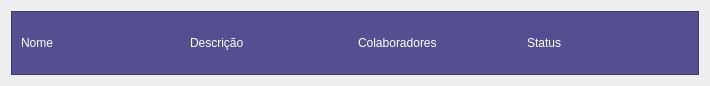
<?xml version="1.0" encoding="UTF-8"?>
<ui version="4.0">
 <class>Form</class>
 <widget class="QWidget" name="Form">
  <property name="geometry">
   <rect>
    <x>0</x>
    <y>0</y>
    <width>710</width>
    <height>86</height>
   </rect>
  </property>
  <property name="windowTitle">
   <string>Form</string>
  </property>
  <layout class="QVBoxLayout" name="verticalLayout">
   <item>
    <widget class="QFrame" name="frame">
     <property name="styleSheet">
      <string notr="true">color: rgb(255, 255, 255);
background-color: rgb(83, 79, 145);</string>
     </property>
     <property name="frameShape">
      <enum>QFrame::StyledPanel</enum>
     </property>
     <property name="frameShadow">
      <enum>QFrame::Raised</enum>
     </property>
     <layout class="QHBoxLayout" name="horizontalLayout_2">
      <item>
       <layout class="QHBoxLayout" name="horizontalLayout">
        <item>
         <widget class="QLabel" name="nome">
          <property name="text">
           <string>Nome</string>
          </property>
         </widget>
        </item>
        <item>
         <widget class="QLabel" name="desc">
          <property name="text">
           <string>Descrição</string>
          </property>
         </widget>
        </item>
        <item>
         <widget class="QLabel" name="colab">
          <property name="text">
           <string>Colaboradores</string>
          </property>
         </widget>
        </item>
        <item>
         <widget class="QLabel" name="state">
          <property name="text">
           <string>Status</string>
          </property>
         </widget>
        </item>
       </layout>
      </item>
     </layout>
    </widget>
   </item>
  </layout>
 </widget>
 <resources/>
 <connections/>
</ui>
